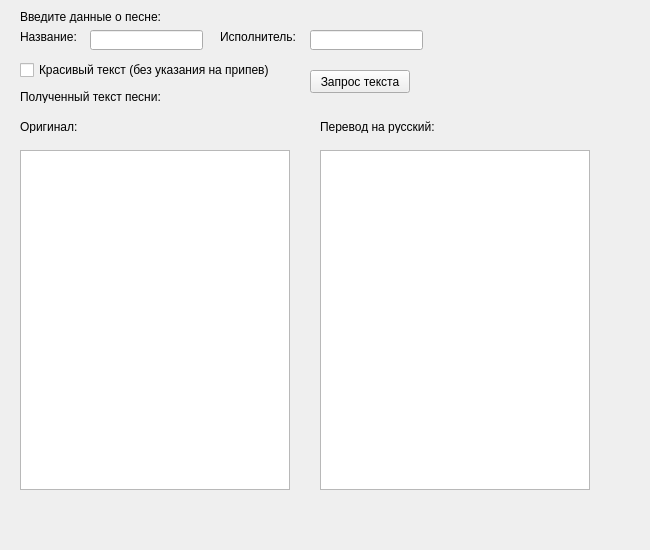
<?xml version="1.0" encoding="UTF-8"?>
<ui version="4.0">
 <class>MainWindow</class>
 <widget class="QMainWindow" name="MainWindow">
  <property name="geometry">
   <rect>
    <x>0</x>
    <y>0</y>
    <width>650</width>
    <height>550</height>
   </rect>
  </property>
  <property name="windowTitle">
   <string>Проект 1</string>
  </property>
  <widget class="QWidget" name="centralwidget">
   <widget class="QLabel" name="label">
    <property name="geometry">
     <rect>
      <x>20</x>
      <y>10</y>
      <width>140</width>
      <height>13</height>
     </rect>
    </property>
    <property name="text">
     <string>Введите данные о песне:</string>
    </property>
   </widget>
   <widget class="QLineEdit" name="song_title">
    <property name="geometry">
     <rect>
      <x>90</x>
      <y>30</y>
      <width>113</width>
      <height>20</height>
     </rect>
    </property>
   </widget>
   <widget class="QLabel" name="label_2">
    <property name="geometry">
     <rect>
      <x>20</x>
      <y>30</y>
      <width>60</width>
      <height>13</height>
     </rect>
    </property>
    <property name="text">
     <string>Название:</string>
    </property>
   </widget>
   <widget class="QLabel" name="label_3">
    <property name="geometry">
     <rect>
      <x>220</x>
      <y>30</y>
      <width>80</width>
      <height>13</height>
     </rect>
    </property>
    <property name="text">
     <string>Исполнитель:</string>
    </property>
   </widget>
   <widget class="QLineEdit" name="song_autor">
    <property name="geometry">
     <rect>
      <x>310</x>
      <y>30</y>
      <width>113</width>
      <height>20</height>
     </rect>
    </property>
   </widget>
   <widget class="QLabel" name="label_4">
    <property name="geometry">
     <rect>
      <x>20</x>
      <y>90</y>
      <width>140</width>
      <height>13</height>
     </rect>
    </property>
    <property name="text">
     <string>Полученный текст песни:</string>
    </property>
   </widget>
   <widget class="QPlainTextEdit" name="orig_text">
    <property name="geometry">
     <rect>
      <x>20</x>
      <y>150</y>
      <width>270</width>
      <height>340</height>
     </rect>
    </property>
   </widget>
   <widget class="QLabel" name="label_5">
    <property name="geometry">
     <rect>
      <x>20</x>
      <y>120</y>
      <width>60</width>
      <height>13</height>
     </rect>
    </property>
    <property name="text">
     <string>Оригинал:</string>
    </property>
   </widget>
   <widget class="QPlainTextEdit" name="trans_text">
    <property name="geometry">
     <rect>
      <x>320</x>
      <y>150</y>
      <width>270</width>
      <height>340</height>
     </rect>
    </property>
   </widget>
   <widget class="QLabel" name="label_6">
    <property name="geometry">
     <rect>
      <x>320</x>
      <y>120</y>
      <width>120</width>
      <height>13</height>
     </rect>
    </property>
    <property name="text">
     <string>Перевод на русский:</string>
    </property>
   </widget>
   <widget class="QPushButton" name="get_text">
    <property name="geometry">
     <rect>
      <x>310</x>
      <y>70</y>
      <width>100</width>
      <height>23</height>
     </rect>
    </property>
    <property name="text">
     <string>Запрос текста</string>
    </property>
   </widget>
   <widget class="QCheckBox" name="pretty_flag">
    <property name="geometry">
     <rect>
      <x>20</x>
      <y>60</y>
      <width>250</width>
      <height>20</height>
     </rect>
    </property>
    <property name="text">
     <string>Красивый текст (без указания на припев)</string>
    </property>
   </widget>
   <widget class="QLabel" name="info">
    <property name="geometry">
     <rect>
      <x>30</x>
      <y>500</y>
      <width>560</width>
      <height>13</height>
     </rect>
    </property>
    <property name="text">
     <string/>
    </property>
   </widget>
   <widget class="QLabel" name="error_text">
    <property name="geometry">
     <rect>
      <x>30</x>
      <y>520</y>
      <width>560</width>
      <height>20</height>
     </rect>
    </property>
    <property name="text">
     <string/>
    </property>
   </widget>
  </widget>
 </widget>
 <resources/>
 <connections/>
</ui>
